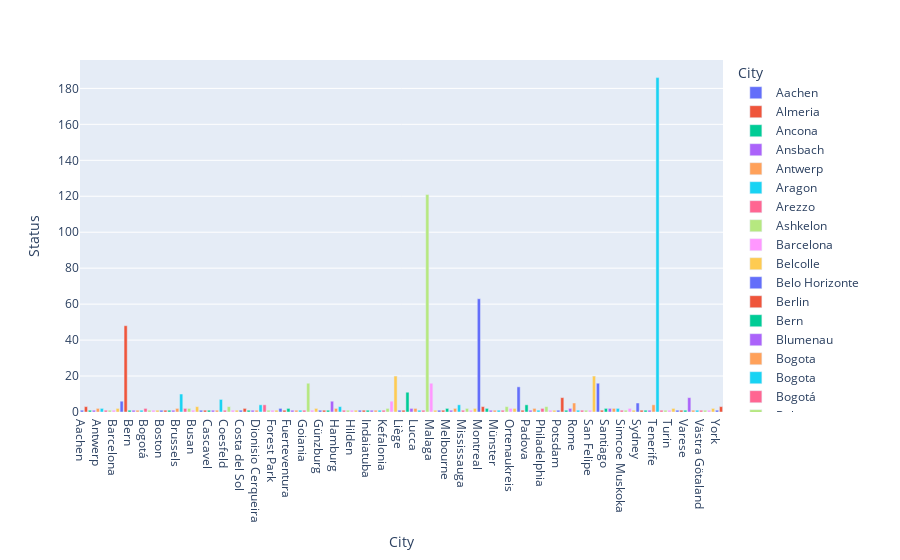

Notebook cell for this chart:
### Code cell
plot_distribution(casespercity,'City','Status')
